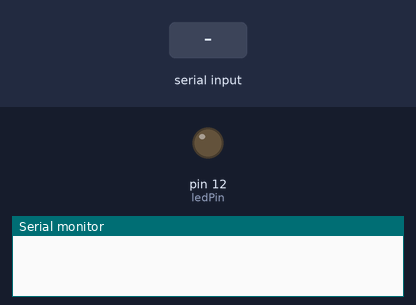
This sketch was run on a simulated Arduino Uno, built with avr-gcc and run on an emulated ATmega328P. On the bench: output pins drawn as LEDs (lit = HIGH), the last lines printed to the serial monitor. Inputs (shaded band) come from the test bench.

Above: at 1.2 s.
1.3 s: "1" received over the second serial link
At 2.5 s:
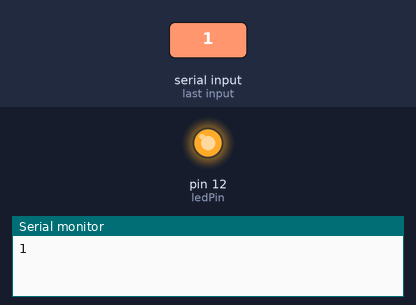
2.8 s: "0" received over the second serial link
At 3.9 s:
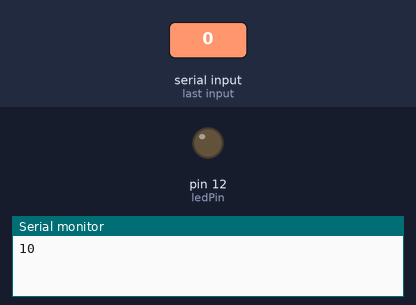
Timing chart, 0 to 5.8 s (numbered marks = the images above; inputs shaded):
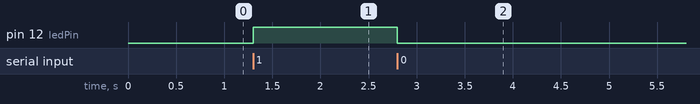

Measured:
- after the input at 1.3 s, pin 12 (ledPin): LOW → HIGH at once
- after the input at 2.8 s, pin 12 (ledPin): HIGH → LOW at once

The sketch:

hc-05.ino
```cpp
#include <SoftwareSerial.h>
SoftwareSerial EEBlue(8, 7); // RX | TX
#define ledPin 12
int state = 0;
int c;
void setup() {
  pinMode(ledPin, OUTPUT);
  digitalWrite(ledPin, LOW);
  Serial.begin(9600);
  EEBlue.begin(9600);
}
void loop() {
  if (Serial.available())
    EEBlue.write(Serial.read());

  if(EEBlue.available()){
    c = EEBlue.read();
    Serial.write(c);
    if(c == '1'){
      digitalWrite(ledPin, HIGH);
    }else if(c == '0'){
      digitalWrite(ledPin, LOW);
    }
  }
}
```
